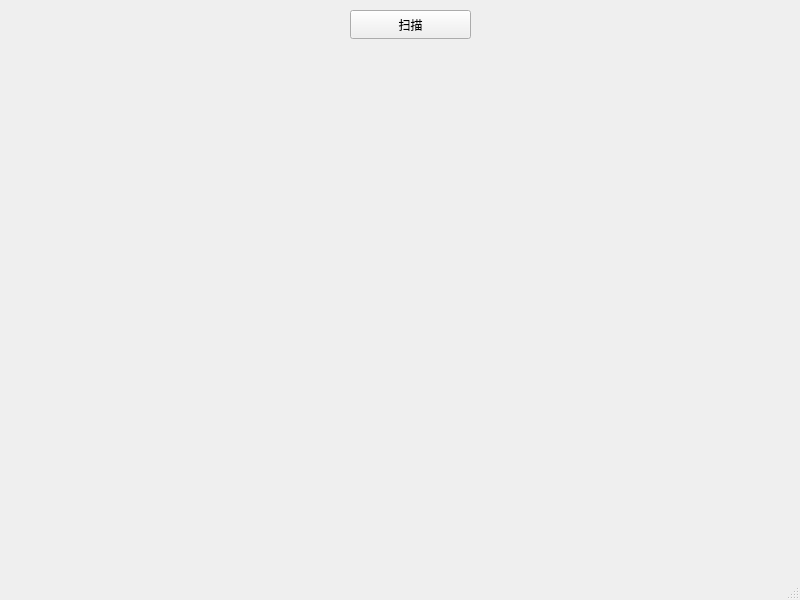
<?xml version="1.0" encoding="UTF-8"?>
<ui version="4.0">
 <class>get_multicast</class>
 <widget class="QMainWindow" name="get_multicast">
  <property name="geometry">
   <rect>
    <x>0</x>
    <y>0</y>
    <width>800</width>
    <height>600</height>
   </rect>
  </property>
  <property name="windowTitle">
   <string>get_multicast</string>
  </property>
  <widget class="QWidget" name="centralwidget">
   <widget class="QPushButton" name="scan_ip">
    <property name="geometry">
     <rect>
      <x>350</x>
      <y>10</y>
      <width>121</width>
      <height>29</height>
     </rect>
    </property>
    <property name="text">
     <string>扫描</string>
    </property>
   </widget>
  </widget>
  <widget class="QMenuBar" name="menubar">
   <property name="geometry">
    <rect>
     <x>0</x>
     <y>0</y>
     <width>800</width>
     <height>22</height>
    </rect>
   </property>
  </widget>
  <widget class="QStatusBar" name="statusbar"/>
 </widget>
 <resources/>
 <connections/>
</ui>
